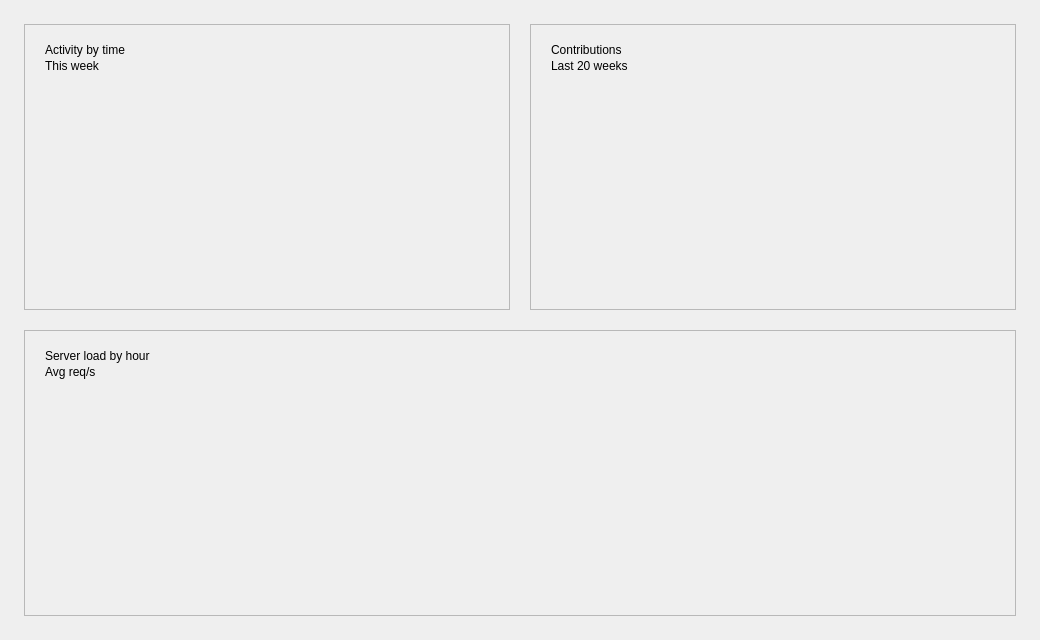
<?xml version="1.0" encoding="UTF-8"?>
<ui version="4.0">
 <class>MainWindow</class>
 <widget class="QMainWindow" name="MainWindow">
  <property name="geometry">
   <rect>
    <x>0</x>
    <y>0</y>
    <width>1040</width>
    <height>640</height>
   </rect>
  </property>
  <property name="windowTitle">
   <string>QCustomHeatmap — Demo</string>
  </property>
  <widget class="QWidget" name="centralwidget">
   <layout class="QGridLayout" name="mainGrid">
    <property name="leftMargin">
     <number>24</number>
    </property>
    <property name="topMargin">
     <number>24</number>
    </property>
    <property name="rightMargin">
     <number>24</number>
    </property>
    <property name="bottomMargin">
     <number>24</number>
    </property>
    <property name="horizontalSpacing">
     <number>20</number>
    </property>
    <property name="verticalSpacing">
     <number>20</number>
    </property>
    <item row="0" column="0">
     <widget class="QFrame" name="activityCard">
      <property name="frameShape">
       <enum>QFrame::StyledPanel</enum>
      </property>
      <layout class="QVBoxLayout" name="activityCardLayout" stretch="0,0,0,1">
       <property name="leftMargin">
        <number>20</number>
       </property>
       <property name="topMargin">
        <number>18</number>
       </property>
       <property name="rightMargin">
        <number>20</number>
       </property>
       <property name="bottomMargin">
        <number>18</number>
       </property>
       <property name="spacing">
        <number>2</number>
       </property>
       <item>
        <widget class="QLabel" name="activityTitle">
         <property name="text">
          <string>Activity by time</string>
         </property>
        </widget>
       </item>
       <item>
        <widget class="QLabel" name="activitySub">
         <property name="text">
          <string>This week</string>
         </property>
        </widget>
       </item>
       <item>
        <spacer name="activitySpacer">
         <property name="orientation">
          <enum>Qt::Vertical</enum>
         </property>
         <property name="sizeType">
          <enum>QSizePolicy::Fixed</enum>
         </property>
         <property name="sizeHint" stdset="0">
          <size>
           <width>0</width>
           <height>8</height>
          </size>
         </property>
        </spacer>
       </item>
       <item>
        <widget class="QCustomHeatmap" name="activityHeatmap" native="true">
         <property name="sizePolicy">
          <sizepolicy hsizetype="Expanding" vsizetype="Expanding">
           <horstretch>0</horstretch>
           <verstretch>1</verstretch>
          </sizepolicy>
         </property>
        </widget>
       </item>
      </layout>
     </widget>
    </item>
    <item row="0" column="1">
     <widget class="QFrame" name="contributionsCard">
      <property name="frameShape">
       <enum>QFrame::StyledPanel</enum>
      </property>
      <layout class="QVBoxLayout" name="contributionsCardLayout" stretch="0,0,0,1">
       <property name="leftMargin">
        <number>20</number>
       </property>
       <property name="topMargin">
        <number>18</number>
       </property>
       <property name="rightMargin">
        <number>20</number>
       </property>
       <property name="bottomMargin">
        <number>18</number>
       </property>
       <property name="spacing">
        <number>2</number>
       </property>
       <item>
        <widget class="QLabel" name="contributionsTitle">
         <property name="text">
          <string>Contributions</string>
         </property>
        </widget>
       </item>
       <item>
        <widget class="QLabel" name="contributionsSub">
         <property name="text">
          <string>Last 20 weeks</string>
         </property>
        </widget>
       </item>
       <item>
        <spacer name="contributionsSpacer">
         <property name="orientation">
          <enum>Qt::Vertical</enum>
         </property>
         <property name="sizeType">
          <enum>QSizePolicy::Fixed</enum>
         </property>
         <property name="sizeHint" stdset="0">
          <size>
           <width>0</width>
           <height>8</height>
          </size>
         </property>
        </spacer>
       </item>
       <item>
        <widget class="QCustomHeatmap" name="contributionsHeatmap" native="true">
         <property name="sizePolicy">
          <sizepolicy hsizetype="Expanding" vsizetype="Expanding">
           <horstretch>0</horstretch>
           <verstretch>1</verstretch>
          </sizepolicy>
         </property>
         <property name="mode" stdset="0">
          <string>calendar</string>
         </property>
         <property name="showLabels" stdset="0">
          <bool>false</bool>
         </property>
        </widget>
       </item>
      </layout>
     </widget>
    </item>
    <item row="1" column="0" colspan="2">
     <widget class="QFrame" name="loadCard">
      <property name="frameShape">
       <enum>QFrame::StyledPanel</enum>
      </property>
      <layout class="QVBoxLayout" name="loadCardLayout" stretch="0,0,0,1">
       <property name="leftMargin">
        <number>20</number>
       </property>
       <property name="topMargin">
        <number>18</number>
       </property>
       <property name="rightMargin">
        <number>20</number>
       </property>
       <property name="bottomMargin">
        <number>18</number>
       </property>
       <property name="spacing">
        <number>2</number>
       </property>
       <item>
        <widget class="QLabel" name="loadTitle">
         <property name="text">
          <string>Server load by hour</string>
         </property>
        </widget>
       </item>
       <item>
        <widget class="QLabel" name="loadSub">
         <property name="text">
          <string>Avg req/s</string>
         </property>
        </widget>
       </item>
       <item>
        <spacer name="loadSpacer">
         <property name="orientation">
          <enum>Qt::Vertical</enum>
         </property>
         <property name="sizeType">
          <enum>QSizePolicy::Fixed</enum>
         </property>
         <property name="sizeHint" stdset="0">
          <size>
           <width>0</width>
           <height>8</height>
          </size>
         </property>
        </spacer>
       </item>
       <item>
        <widget class="QCustomHeatmap" name="loadHeatmap" native="true">
         <property name="sizePolicy">
          <sizepolicy hsizetype="Expanding" vsizetype="Expanding">
           <horstretch>0</horstretch>
           <verstretch>1</verstretch>
          </sizepolicy>
         </property>
        </widget>
       </item>
      </layout>
     </widget>
    </item>
   </layout>
  </widget>
 </widget>
 <customwidgets>
  <customwidget>
   <class>QCustomHeatmap</class>
   <extends>QWidget</extends>
   <header>Custom_Widgets.QCustomHeatmap</header>
   <container>0</container>
  </customwidget>
 </customwidgets>
 <resources/>
 <connections/>
</ui>
